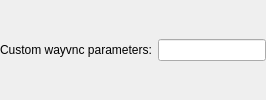
<?xml version="1.0" encoding="UTF-8"?>
<ui version="4.0">
 <class>WayVncConfigurationWidget</class>
 <widget class="QWidget" name="WayVncConfigurationWidget">
  <property name="windowTitle">
   <string>Builtin wayvnc server configuration</string>
  </property>
  <layout class="QGridLayout" name="gridLayout">
   <property name="leftMargin">
    <number>0</number>
   </property>
   <property name="topMargin">
    <number>0</number>
   </property>
   <property name="rightMargin">
    <number>0</number>
   </property>
   <property name="bottomMargin">
    <number>0</number>
   </property>
   <item row="0" column="1">
    <widget class="QLineEdit" name="extraArguments"/>
   </item>
   <item row="0" column="0">
    <widget class="QLabel" name="label">
     <property name="text">
      <string>Custom wayvnc parameters:</string>
     </property>
    </widget>
   </item>
  </layout>
 </widget>
 <resources/>
 <connections/>
</ui>
